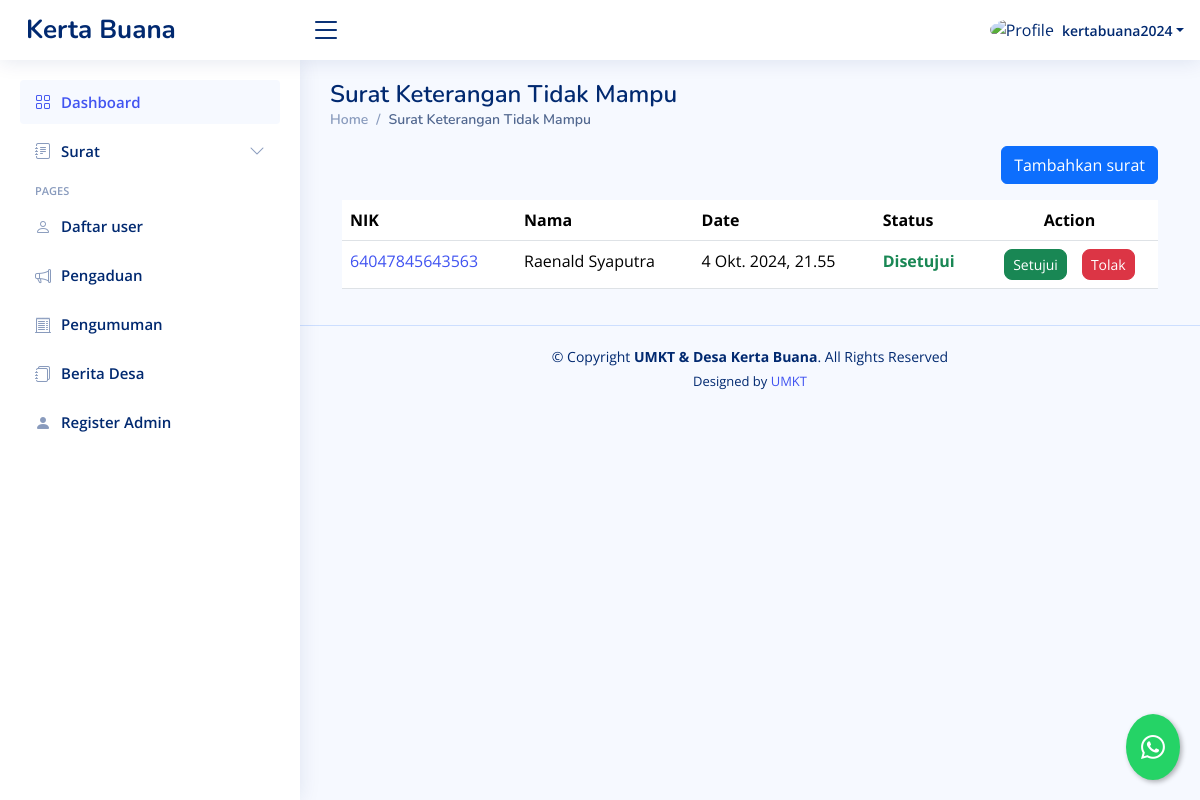
The app's page /dashboard/suket-tidak-mampu/ (signed in), older data.
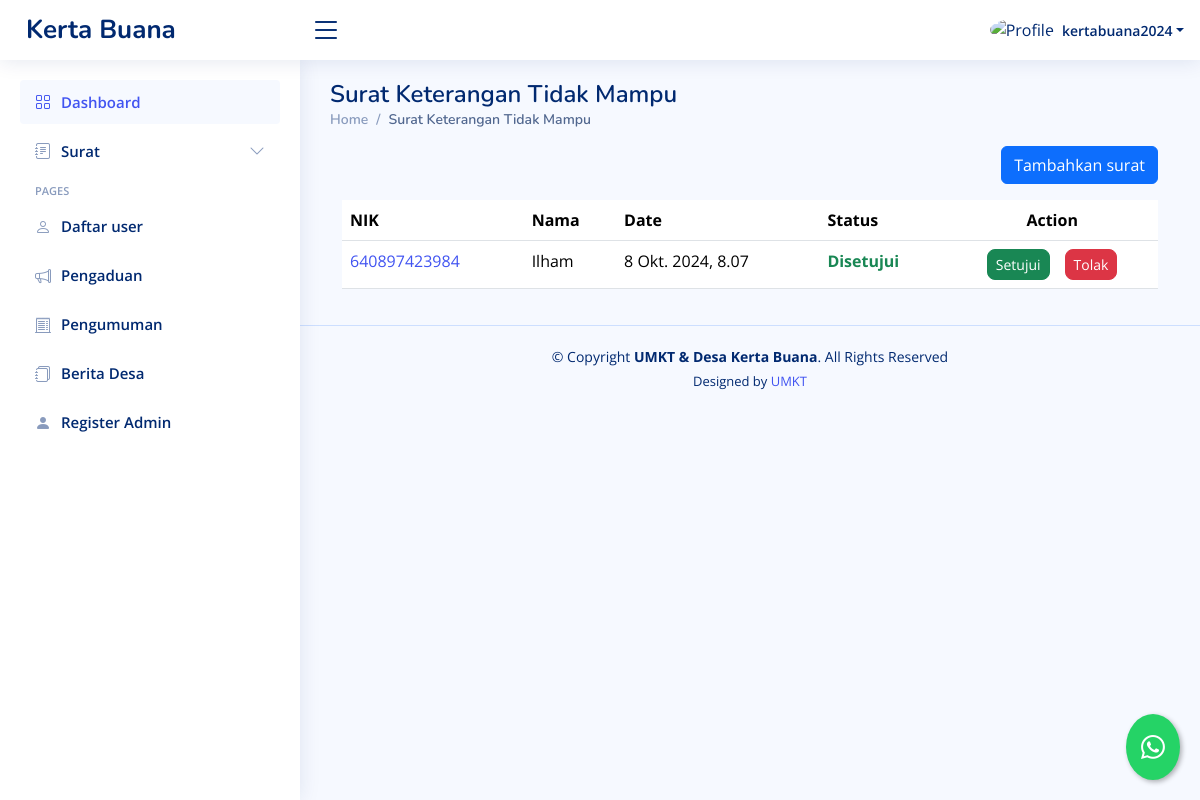
The same page, newer data.
### dashboard/models.py (models this page shows, shortened)
class SuketTidakMampu(models.Model):
    STATUS_CHOICES = [
        ('review', 'Proses Review'),
        ('approved', 'Disetujui'),
        ('rejected', 'Ditolak'),
    ]
    penulis = models.ForeignKey(User, on_delete=models.CASCADE, blank=True, null=True)
    nama = models.CharField(max_length=255)
    jenis_kelamin = models.CharField(max_length=255)
    ttl = models.CharField(max_length=255)
    suku = models.CharField(max_length=255)
    agama = models.CharField(max_length=255)
    nik = models.CharField(max_length=255)
    alamat = models.CharField(max_length=255)
    pekerjaan = models.CharField(max_length=255)
    dusun = models.CharField(max_length=255, blank=True, null=True)
    keperluan = models.CharField(max_length=255, blank=True, null=True)
    scankk = models.URLField(blank=True, null=True)
    pengantarrt = models.URLField(blank=True, null=True)
    date = models.DateTimeField(default=timezone.now, blank=True)
    status = models.CharField(max_length=20, choices=STATUS_CHOICES, default='review')

### dashboard/views.py (the view, shortened to what this page needs)
# urls.py: path("suket-tidak-mampu/",sukettidakmampu,  name="sukettidakmampu"),
@login_required
def sukettidakmampu(request):
    template_name = "backend/sukettidakmampu.html"
    suket = SuketTidakMampu.objects.all()
    private = SuketTidakMampu.objects.filter(penulis=request.user)
    context={
        "suket":suket,
        'private':private
    }
    return render(request, template_name, context)

### templates/backend/sukettidakmampu.html (shortened to what the changed rows need)
{% extends "backend/base_ui.html" %} {% load static %} {% load custom_filters %}
{% block konten %}
<div>
  <div class="pagetitle">
    <h1>Surat Keterangan Tidak Mampu</h1>
  </div>
  {% if value %}
  <div class="card">
    <div class="card-body">
      <h5 class="card-title">Surat Keterangan Tidak Mampu</h5>
      <form
        method="post"
        action="{% url 'edit_sukettidakmampu' value.id %}"
        enctype="multipart/form-data"
      >
        {% csrf_token %}
        <div class="row mb-3">
          <label for="inputNama" class="col-sm-2 col-form-label">Nama</label>
          <div class="col-sm-10">
            <input
              type="text"
              class="form-control"
              name="inputNama"
              value="{{ value.nama }}"
              required
            />
          </div>
        </div>
        <div class="row mb-3">
          <label class="col-sm-2 col-form-label">Jenis Kelamin</label>
          <div class="col-sm-10">
            <select class="form-select" name="inputjk">
              <option selected>Pilih jenis kelamin</option>
              {% if value.jenis_kelamin == "Laki-laki" %}
              <option value="Laki-laki" selected>Laki-laki</option>
              <option value="Perempuan">Perempuan</option>
              {% else %}
              <option value="Laki-laki">Laki-laki</option>
              <option value="Perempuan" selected>Perempuan</option>
              {% endif %}
            </select>
          </div>
        </div>
        <div class="row mb-3">
          <label for="inputTtl" class="col-sm-2 col-form-label"
            >Tempat tanggal lahir</label
          >
          <div class="col-sm-10">
            <input
              type="text"
              class="form-control"
              name="inputTtl"
              value="{{ value.ttl }}"
              placeholder="contoh: Samarinda, 01 Januari 2020"
              required
            />
          </div>
        </div>
        <div class="row mb-3">
          <label for="inputSuku" class="col-sm-2 col-form-label"
            >Suku/Bangsa</label
          >
          <div class="col-sm-10">
            <input
              type="text"
              class="form-control"
              name="inputSuku"
              value="{{ value.suku }}"
              required
            />
          </div>
        </div>
        <div class="row mb-3">
          <label for="inputAgama" class="col-sm-2 col-form-label">Agama</label>
          <div class="col-sm-10">
            <input
              type="text"
              class="form-control"
              name="inputAgama"
              value="{{ value.agama }}"
              required
            />
          </div>
        </div>
        <div class="row mb-3">
          <label for="inputNIK" class="col-sm-2 col-form-label">NIK</label>
          <div class="col-sm-10">
            <input
              type="text"
              class="form-control"
              name="inputNIK"
              value="{{ value.nik }}"
              required
            />
          </div>
        </div>
        <div class="row mb-3">
          <label for="inputPekerjaan" class="col-sm-2 col-form-label"
            >Pekerjaan</label
          >
          <div class="col-sm-10">
            <input
              type="text"
              class="form-control"
              name="inputPekerjaan"
              value="{{ value.pekerjaan }}"
              required
            />
          </div>
        </div>
        <div class="row mb-3">
          <label for="inputAlamat" class="col-sm-2 col-form-label"
            >Alamat</label
          >
          <div class="col-sm-10">
            <input
              type="text"
              class="form-control"
              name="inputAlamat"
              value="{{ value.alamat }}"
              required
            />
          </div>
        </div>
        <div class="row mb-3">
          <label for="inputAlamat" class="col-sm-2 col-form-label">Dusun</label>
          <div class="col-sm-10">
            <input
              type="text"
              class="form-control"
              name="inputDusun"
              value="{{ value.dusun }}"
              required
            />
          </div>
        </div>
        <div class="row mb-3">
          <label for="inputKeperluan" class="col-sm-2 col-form-label"
            >Keperluan</label
          >
          <div class="col-sm-10">
            <input
              type="text"
              class="form-control"
              name="inputKeperluan"
              value="{{ value.keperluan}}"
              required
            />
          </div>
        </div>
        <div class="row mb-3">
          <label for="inputNumber" class="col-sm-2 col-form-label"
            >Pengantar RT</label
          >
          <div class="col-sm-10">
            <input
              class="form-control"
              type="file"
              id="formFile"
              name="pengantar_rt"
            />
            <div class="d-flex gap-3">
              <p>file yang di upload :</p>
              <a href="{{ value.pengantarrt }}"
                >{{ value.pengantarrt|filename }}</a
              >
            </div>
          </div>
        </div>
        <div class="row mb-3">
          <label for="inputNumber" class="col-sm-2 col-form-label"
            >Scan KK</label
          >
          <div class="col-sm-10">
            <input
              class="form-control"
              type="file"
              id="formFile"
              name="scankk"
            />
            <div class="d-flex gap-3">
              <p>file yang di upload :</p>
              <a href="{{ value.scankk }}">{{ value.scankk|filename }}</a>
            </div>
          </div>
        </div>
        <div class="row mb-3">
          <label class="col-sm-2 col-form-label">Submit Here</label>
          <div class="col-sm-10">
            <a href="{% url 'sukettidakmampu' %}">
              <button class="btn btn-secondary">Cancel</button>
            </a>
            <button type="submit" class="btn btn-primary">Submit</button>
          </div>
        </div>
      </form>
    </div>
  </div>
  {% else %}
  <div class="container-fluid">
    <div class="table-responsive">
      <table class="table datatable">
        <thead>
          <tr>
            <th>NIK</th>
            <th>Nama</th>
            <th data-type="date" data-format="YYYY/DD/MM">Date</th>
            <th>Status</th>
            <th class="text-center">Action</th>
          </tr>
        </thead>
        <tbody>
          {% if user.is_superuser %} {% for surat in suket %}
          <tr>
            <td>
              <a href="{% url 'detail_sukettidakmampu' surat.id %}"
                >{{ surat.nik }}</a
              >
            </td>
            <td>{{ surat.nama }}</td>
            <td>{{ surat.date }}</td>
            {% if surat.status == 'review' %}
            <td class="text-warning fw-bold">Proses Review</td>
            {% elif surat.status == 'approved' %}
            <td class="text-success fw-bold">Disetujui</td>
            {% elif surat.status == 'rejected' %}
            <td class="text-danger fw-bold">Ditolak</td>
            {% endif %} {% if user.is_superuser %}
            <td class="text-center">
              <div
                class="btn-group gap-3"
                role="group"
                aria-label="Action buttons"
              >
                <button type="button" class="btn btn-success btn-sm rounded-3">
                  <a
                    href="{% url 'setujui_sukettidakmampu' surat.id %}"
                    class="text-decoration-none text-white"
                    >Setujui</a
                  >
                </button>
                <button type="button" class="btn btn-danger btn-sm rounded-3">
                  <a
                    href="{% url 'tolak_sukettidakmampu' surat.id %}"
                    class="text-decoration-none text-white"
                    >Tolak</a
                  >
                </button>
              </div>
            </td>
            {% endif %}
          </tr>
          {% endfor %} {% endif %}
        </tbody>
      </table>
    </div>
  </div>
  {% endif %}
</div>
{% endblock konten %}

Row changes from the older to the newer data that the page shows:
removed SuketTidakMampu: nik "64047845643563", nama "Raenald Syaputra", date "4 Okt. 2024, 21.55", status "Disetujui"
added SuketTidakMampu: nik "640897423984", nama "Ilham", date "8 Okt. 2024, 8.07", status "Disetujui"
